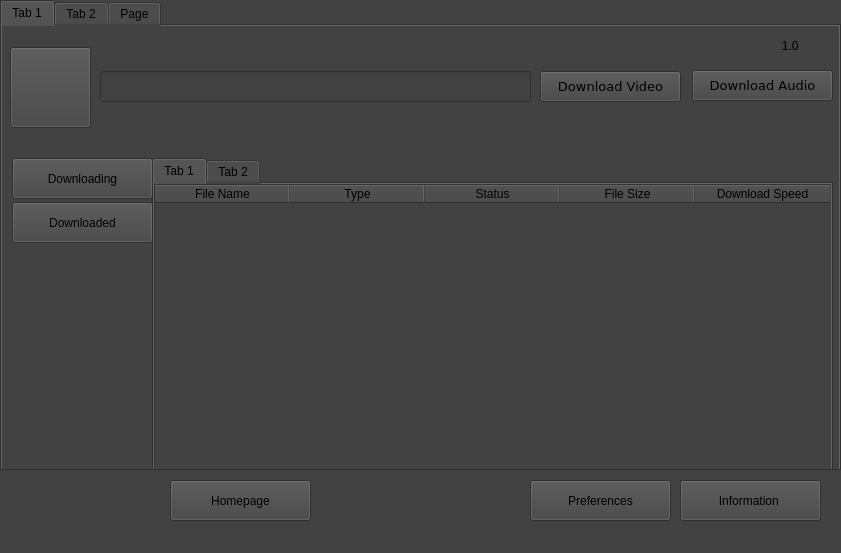
<?xml version="1.0" encoding="UTF-8"?>
<ui version="4.0">
 <class>MainWindow</class>
 <widget class="QMainWindow" name="MainWindow">
  <property name="geometry">
   <rect>
    <x>0</x>
    <y>0</y>
    <width>841</width>
    <height>553</height>
   </rect>
  </property>
  <property name="windowTitle">
   <string>Youtube Downloader</string>
  </property>
  <property name="styleSheet">
   <string notr="true">background-color: rgb(66, 66, 66);</string>
  </property>
  <widget class="QWidget" name="centralwidget">
   <widget class="QPushButton" name="pushButton_5">
    <property name="geometry">
     <rect>
      <x>530</x>
      <y>480</y>
      <width>141</width>
      <height>41</height>
     </rect>
    </property>
    <property name="text">
     <string>Preferences</string>
    </property>
    <property name="icon">
     <iconset resource="Icon.qrc">
      <normaloff>:/Icons/Preferences.ico</normaloff>:/Icons/Preferences.ico</iconset>
    </property>
    <property name="iconSize">
     <size>
      <width>25</width>
      <height>25</height>
     </size>
    </property>
   </widget>
   <widget class="QPushButton" name="pushButton_6">
    <property name="geometry">
     <rect>
      <x>680</x>
      <y>480</y>
      <width>141</width>
      <height>41</height>
     </rect>
    </property>
    <property name="text">
     <string>Information </string>
    </property>
    <property name="icon">
     <iconset resource="Icon.qrc">
      <normaloff>:/Icons/About.ico</normaloff>:/Icons/About.ico</iconset>
    </property>
    <property name="iconSize">
     <size>
      <width>25</width>
      <height>25</height>
     </size>
    </property>
   </widget>
   <widget class="QPushButton" name="pushButton_7">
    <property name="geometry">
     <rect>
      <x>170</x>
      <y>480</y>
      <width>141</width>
      <height>41</height>
     </rect>
    </property>
    <property name="text">
     <string>Homepage</string>
    </property>
    <property name="icon">
     <iconset resource="Icon.qrc">
      <normaloff>:/Icons/Home.ico</normaloff>:/Icons/Home.ico</iconset>
    </property>
    <property name="iconSize">
     <size>
      <width>25</width>
      <height>25</height>
     </size>
    </property>
   </widget>
   <widget class="QTabWidget" name="tabWidget">
    <property name="geometry">
     <rect>
      <x>0</x>
      <y>0</y>
      <width>841</width>
      <height>471</height>
     </rect>
    </property>
    <property name="currentIndex">
     <number>0</number>
    </property>
    <widget class="QWidget" name="tab">
     <attribute name="title">
      <string>Tab 1</string>
     </attribute>
     <widget class="QPushButton" name="pushButton_3">
      <property name="geometry">
       <rect>
        <x>10</x>
        <y>132</y>
        <width>141</width>
        <height>41</height>
       </rect>
      </property>
      <property name="text">
       <string>Downloading</string>
      </property>
      <property name="icon">
       <iconset resource="Icon.qrc">
        <normaloff>:/Icons/Downloading.ico</normaloff>:/Icons/Downloading.ico</iconset>
      </property>
      <property name="iconSize">
       <size>
        <width>25</width>
        <height>25</height>
       </size>
      </property>
     </widget>
     <widget class="QPushButton" name="pushButton_2">
      <property name="geometry">
       <rect>
        <x>538</x>
        <y>45</y>
        <width>141</width>
        <height>31</height>
       </rect>
      </property>
      <property name="font">
       <font>
        <family>DejaVu Sans</family>
        <pointsize>10</pointsize>
       </font>
      </property>
      <property name="text">
       <string>Download Video</string>
      </property>
      <property name="icon">
       <iconset resource="Icon.qrc">
        <normaloff>:/Icons/Download.ico</normaloff>:/Icons/Download.ico</iconset>
      </property>
      <property name="iconSize">
       <size>
        <width>25</width>
        <height>35</height>
       </size>
      </property>
     </widget>
     <widget class="QPushButton" name="pushButton_4">
      <property name="geometry">
       <rect>
        <x>10</x>
        <y>176</y>
        <width>141</width>
        <height>41</height>
       </rect>
      </property>
      <property name="text">
       <string>Downloaded</string>
      </property>
      <property name="icon">
       <iconset resource="Icon.qrc">
        <normaloff>:/Icons/Downloaded.ico</normaloff>:/Icons/Downloaded.ico</iconset>
      </property>
      <property name="iconSize">
       <size>
        <width>25</width>
        <height>25</height>
       </size>
      </property>
     </widget>
     <widget class="QLineEdit" name="lineEdit">
      <property name="geometry">
       <rect>
        <x>98</x>
        <y>45</y>
        <width>431</width>
        <height>31</height>
       </rect>
      </property>
      <property name="font">
       <font>
        <family>DejaVu Sans</family>
        <pointsize>9</pointsize>
       </font>
      </property>
     </widget>
     <widget class="QPushButton" name="pushButton">
      <property name="geometry">
       <rect>
        <x>8</x>
        <y>21</y>
        <width>81</width>
        <height>81</height>
       </rect>
      </property>
      <property name="text">
       <string/>
      </property>
      <property name="icon">
       <iconset resource="Icon.qrc">
        <normaloff>:/Icons/Youtube.ico</normaloff>:/Icons/Youtube.ico</iconset>
      </property>
      <property name="iconSize">
       <size>
        <width>90</width>
        <height>90</height>
       </size>
      </property>
     </widget>
     <widget class="QTabWidget" name="tabWidget_2">
      <property name="geometry">
       <rect>
        <x>150</x>
        <y>132</y>
        <width>681</width>
        <height>371</height>
       </rect>
      </property>
      <property name="currentIndex">
       <number>0</number>
      </property>
      <widget class="QWidget" name="tab_3">
       <attribute name="title">
        <string>Tab 1</string>
       </attribute>
       <widget class="QTableWidget" name="tableWidget_2">
        <property name="geometry">
         <rect>
          <x>0</x>
          <y>0</y>
          <width>681</width>
          <height>331</height>
         </rect>
        </property>
        <property name="frameShape">
         <enum>QFrame::StyledPanel</enum>
        </property>
        <attribute name="horizontalHeaderDefaultSectionSize">
         <number>135</number>
        </attribute>
        <column>
         <property name="text">
          <string>File Name</string>
         </property>
        </column>
        <column>
         <property name="text">
          <string>Type</string>
         </property>
        </column>
        <column>
         <property name="text">
          <string>Status</string>
         </property>
        </column>
        <column>
         <property name="text">
          <string>File Size</string>
         </property>
        </column>
        <column>
         <property name="text">
          <string>Download Speed</string>
         </property>
        </column>
       </widget>
      </widget>
      <widget class="QWidget" name="tab_4">
       <attribute name="title">
        <string>Tab 2</string>
       </attribute>
       <widget class="QTableWidget" name="tableWidget">
        <property name="geometry">
         <rect>
          <x>0</x>
          <y>0</y>
          <width>681</width>
          <height>311</height>
         </rect>
        </property>
        <attribute name="horizontalHeaderDefaultSectionSize">
         <number>135</number>
        </attribute>
        <column>
         <property name="text">
          <string>File Name</string>
         </property>
        </column>
        <column>
         <property name="text">
          <string>Type</string>
         </property>
        </column>
        <column>
         <property name="text">
          <string>Status</string>
         </property>
        </column>
        <column>
         <property name="text">
          <string>File Size</string>
         </property>
        </column>
        <column>
         <property name="text">
          <string>Download Speed</string>
         </property>
        </column>
       </widget>
      </widget>
     </widget>
     <widget class="QLabel" name="label">
      <property name="geometry">
       <rect>
        <x>750</x>
        <y>10</y>
        <width>79</width>
        <height>19</height>
       </rect>
      </property>
      <property name="text">
       <string>         1.0</string>
      </property>
     </widget>
     <widget class="QPushButton" name="pushButton_12">
      <property name="geometry">
       <rect>
        <x>690</x>
        <y>44</y>
        <width>141</width>
        <height>31</height>
       </rect>
      </property>
      <property name="font">
       <font>
        <family>DejaVu Sans</family>
        <pointsize>10</pointsize>
       </font>
      </property>
      <property name="text">
       <string>Download Audio</string>
      </property>
      <property name="icon">
       <iconset resource="Icon.qrc">
        <normaloff>:/Icons/Download.ico</normaloff>:/Icons/Download.ico</iconset>
      </property>
      <property name="iconSize">
       <size>
        <width>25</width>
        <height>35</height>
       </size>
      </property>
     </widget>
    </widget>
    <widget class="QWidget" name="tab_2">
     <attribute name="title">
      <string>Tab 2</string>
     </attribute>
     <widget class="QPushButton" name="pushButton_8">
      <property name="geometry">
       <rect>
        <x>10</x>
        <y>10</y>
        <width>141</width>
        <height>41</height>
       </rect>
      </property>
      <property name="text">
       <string>Audio</string>
      </property>
      <property name="icon">
       <iconset resource="Icon.qrc">
        <normaloff>:/Icons/Audio.ico</normaloff>:/Icons/Audio.ico</iconset>
      </property>
      <property name="iconSize">
       <size>
        <width>25</width>
        <height>25</height>
       </size>
      </property>
     </widget>
     <widget class="QPushButton" name="pushButton_9">
      <property name="geometry">
       <rect>
        <x>10</x>
        <y>60</y>
        <width>141</width>
        <height>41</height>
       </rect>
      </property>
      <property name="text">
       <string>Video</string>
      </property>
      <property name="icon">
       <iconset resource="Icon.qrc">
        <normaloff>:/Icons/VIdeo.ico</normaloff>:/Icons/VIdeo.ico</iconset>
      </property>
      <property name="iconSize">
       <size>
        <width>25</width>
        <height>25</height>
       </size>
      </property>
     </widget>
     <widget class="QPushButton" name="pushButton_10">
      <property name="geometry">
       <rect>
        <x>10</x>
        <y>110</y>
        <width>141</width>
        <height>41</height>
       </rect>
      </property>
      <property name="text">
       <string>Path</string>
      </property>
      <property name="icon">
       <iconset resource="Icon.qrc">
        <normaloff>:/Icons/Save.ico</normaloff>:/Icons/Save.ico</iconset>
      </property>
      <property name="iconSize">
       <size>
        <width>25</width>
        <height>25</height>
       </size>
      </property>
     </widget>
     <widget class="QTabWidget" name="tabWidget_3">
      <property name="geometry">
       <rect>
        <x>160</x>
        <y>10</y>
        <width>681</width>
        <height>461</height>
       </rect>
      </property>
      <property name="currentIndex">
       <number>0</number>
      </property>
      <widget class="QWidget" name="tab_6">
       <attribute name="title">
        <string>Tab 1</string>
       </attribute>
       <widget class="QPushButton" name="pushButton_14">
        <property name="geometry">
         <rect>
          <x>480</x>
          <y>350</y>
          <width>171</width>
          <height>41</height>
         </rect>
        </property>
        <property name="text">
         <string>Save Setting</string>
        </property>
        <property name="icon">
         <iconset resource="Icon.qrc">
          <normaloff>:/Icons/Directory.ico</normaloff>:/Icons/Directory.ico</iconset>
        </property>
        <property name="iconSize">
         <size>
          <width>25</width>
          <height>25</height>
         </size>
        </property>
       </widget>
       <widget class="QComboBox" name="comboBox_2">
        <property name="geometry">
         <rect>
          <x>310</x>
          <y>120</y>
          <width>211</width>
          <height>27</height>
         </rect>
        </property>
        <item>
         <property name="text">
          <string>Default Audio Format</string>
         </property>
        </item>
        <item>
         <property name="text">
          <string>Audio.mp3</string>
         </property>
        </item>
        <item>
         <property name="text">
          <string>Audio.mp4</string>
         </property>
        </item>
        <item>
         <property name="text">
          <string>Audio.m4a</string>
         </property>
        </item>
        <item>
         <property name="text">
          <string>Audio.webm</string>
         </property>
        </item>
       </widget>
       <widget class="QLabel" name="label_4">
        <property name="geometry">
         <rect>
          <x>70</x>
          <y>120</y>
          <width>211</width>
          <height>31</height>
         </rect>
        </property>
        <property name="font">
         <font>
          <family>DejaVu Sans</family>
          <pointsize>13</pointsize>
         </font>
        </property>
        <property name="styleSheet">
         <string notr="true">color: rgb(135, 148, 168);</string>
        </property>
        <property name="text">
         <string>Preffered Audio Format</string>
        </property>
       </widget>
       <widget class="QLabel" name="label_5">
        <property name="geometry">
         <rect>
          <x>260</x>
          <y>30</y>
          <width>211</width>
          <height>31</height>
         </rect>
        </property>
        <property name="font">
         <font>
          <family>DejaVu Sans</family>
          <pointsize>17</pointsize>
         </font>
        </property>
        <property name="styleSheet">
         <string notr="true">color: rgb(135, 148, 168);</string>
        </property>
        <property name="text">
         <string>Audio Setting</string>
        </property>
       </widget>
      </widget>
      <widget class="QWidget" name="tab_7">
       <attribute name="title">
        <string>Tab 2</string>
       </attribute>
       <widget class="QPushButton" name="pushButton_15">
        <property name="geometry">
         <rect>
          <x>490</x>
          <y>350</y>
          <width>161</width>
          <height>41</height>
         </rect>
        </property>
        <property name="text">
         <string>Save Setting</string>
        </property>
        <property name="icon">
         <iconset resource="Icon.qrc">
          <normaloff>:/Icons/Directory.ico</normaloff>:/Icons/Directory.ico</iconset>
        </property>
        <property name="iconSize">
         <size>
          <width>25</width>
          <height>25</height>
         </size>
        </property>
       </widget>
       <widget class="QComboBox" name="comboBox_3">
        <property name="geometry">
         <rect>
          <x>310</x>
          <y>120</y>
          <width>221</width>
          <height>27</height>
         </rect>
        </property>
        <item>
         <property name="text">
          <string>Default Video Format</string>
         </property>
        </item>
        <item>
         <property name="text">
          <string>Video.mp4</string>
         </property>
        </item>
        <item>
         <property name="text">
          <string>Video.avi</string>
         </property>
        </item>
        <item>
         <property name="text">
          <string>Video.mkv</string>
         </property>
        </item>
        <item>
         <property name="text">
          <string>Video.webm</string>
         </property>
        </item>
       </widget>
       <widget class="QLabel" name="label_6">
        <property name="geometry">
         <rect>
          <x>50</x>
          <y>120</y>
          <width>221</width>
          <height>31</height>
         </rect>
        </property>
        <property name="font">
         <font>
          <family>DejaVu Sans</family>
          <pointsize>13</pointsize>
         </font>
        </property>
        <property name="styleSheet">
         <string notr="true">color: rgb(135, 148, 168);</string>
        </property>
        <property name="text">
         <string>Preffered Video Format</string>
        </property>
       </widget>
       <widget class="QLabel" name="label_7">
        <property name="geometry">
         <rect>
          <x>260</x>
          <y>30</y>
          <width>211</width>
          <height>31</height>
         </rect>
        </property>
        <property name="font">
         <font>
          <family>DejaVu Sans</family>
          <pointsize>17</pointsize>
         </font>
        </property>
        <property name="styleSheet">
         <string notr="true">color: rgb(135, 148, 168);</string>
        </property>
        <property name="text">
         <string>Video Setting</string>
        </property>
       </widget>
       <widget class="QLabel" name="label_8">
        <property name="geometry">
         <rect>
          <x>50</x>
          <y>180</y>
          <width>231</width>
          <height>31</height>
         </rect>
        </property>
        <property name="font">
         <font>
          <family>DejaVu Sans</family>
          <pointsize>13</pointsize>
         </font>
        </property>
        <property name="styleSheet">
         <string notr="true">color: rgb(135, 148, 168);</string>
        </property>
        <property name="text">
         <string>Preffered Video Resolution</string>
        </property>
       </widget>
       <widget class="QComboBox" name="comboBox_4">
        <property name="geometry">
         <rect>
          <x>310</x>
          <y>180</y>
          <width>221</width>
          <height>27</height>
         </rect>
        </property>
        <item>
         <property name="text">
          <string>Ask Every Time</string>
         </property>
        </item>
        <item>
         <property name="text">
          <string>144p</string>
         </property>
        </item>
        <item>
         <property name="text">
          <string>240p</string>
         </property>
        </item>
        <item>
         <property name="text">
          <string>360p</string>
         </property>
        </item>
        <item>
         <property name="text">
          <string>480p</string>
         </property>
        </item>
        <item>
         <property name="text">
          <string>720p</string>
         </property>
        </item>
        <item>
         <property name="text">
          <string>1080p</string>
         </property>
        </item>
        <item>
         <property name="text">
          <string>1440p</string>
         </property>
        </item>
        <item>
         <property name="text">
          <string>2160p</string>
         </property>
        </item>
       </widget>
      </widget>
      <widget class="QWidget" name="tab_8">
       <attribute name="title">
        <string>Page</string>
       </attribute>
       <widget class="QPushButton" name="pushButton_13">
        <property name="geometry">
         <rect>
          <x>470</x>
          <y>350</y>
          <width>181</width>
          <height>41</height>
         </rect>
        </property>
        <property name="text">
         <string>Save Directory</string>
        </property>
        <property name="icon">
         <iconset resource="Icon.qrc">
          <normaloff>:/Icons/Directory.ico</normaloff>:/Icons/Directory.ico</iconset>
        </property>
        <property name="iconSize">
         <size>
          <width>25</width>
          <height>25</height>
         </size>
        </property>
       </widget>
       <widget class="QLabel" name="label_2">
        <property name="geometry">
         <rect>
          <x>200</x>
          <y>20</y>
          <width>271</width>
          <height>31</height>
         </rect>
        </property>
        <property name="font">
         <font>
          <family>DejaVu Sans</family>
          <pointsize>17</pointsize>
         </font>
        </property>
        <property name="styleSheet">
         <string notr="true">color: rgb(135, 148, 168);</string>
        </property>
        <property name="text">
         <string>Download Path Setting</string>
        </property>
       </widget>
       <widget class="QLabel" name="label_3">
        <property name="geometry">
         <rect>
          <x>20</x>
          <y>80</y>
          <width>261</width>
          <height>31</height>
         </rect>
        </property>
        <property name="font">
         <font>
          <family>DejaVu Sans</family>
          <pointsize>13</pointsize>
         </font>
        </property>
        <property name="styleSheet">
         <string notr="true">color: rgb(135, 148, 168);</string>
        </property>
        <property name="text">
         <string>Preffered Download Directory :</string>
        </property>
       </widget>
       <widget class="QPushButton" name="pushButton_11">
        <property name="geometry">
         <rect>
          <x>490</x>
          <y>140</y>
          <width>151</width>
          <height>41</height>
         </rect>
        </property>
        <property name="text">
         <string>Change</string>
        </property>
        <property name="icon">
         <iconset resource="Icon.qrc">
          <normaloff>:/Icons/Open.ico</normaloff>:/Icons/Open.ico</iconset>
        </property>
        <property name="iconSize">
         <size>
          <width>24</width>
          <height>24</height>
         </size>
        </property>
       </widget>
       <widget class="QLineEdit" name="lineEdit_2">
        <property name="geometry">
         <rect>
          <x>60</x>
          <y>140</y>
          <width>421</width>
          <height>41</height>
         </rect>
        </property>
        <property name="text">
         <string>/Youtube Video Downloader</string>
        </property>
       </widget>
      </widget>
     </widget>
    </widget>
    <widget class="QWidget" name="tab_5">
     <attribute name="title">
      <string>Page</string>
     </attribute>
    </widget>
   </widget>
  </widget>
  <widget class="QMenuBar" name="menubar">
   <property name="geometry">
    <rect>
     <x>0</x>
     <y>0</y>
     <width>841</width>
     <height>24</height>
    </rect>
   </property>
  </widget>
  <widget class="QStatusBar" name="statusbar"/>
 </widget>
 <resources>
  <include location="Icon.qrc"/>
 </resources>
 <connections/>
</ui>
